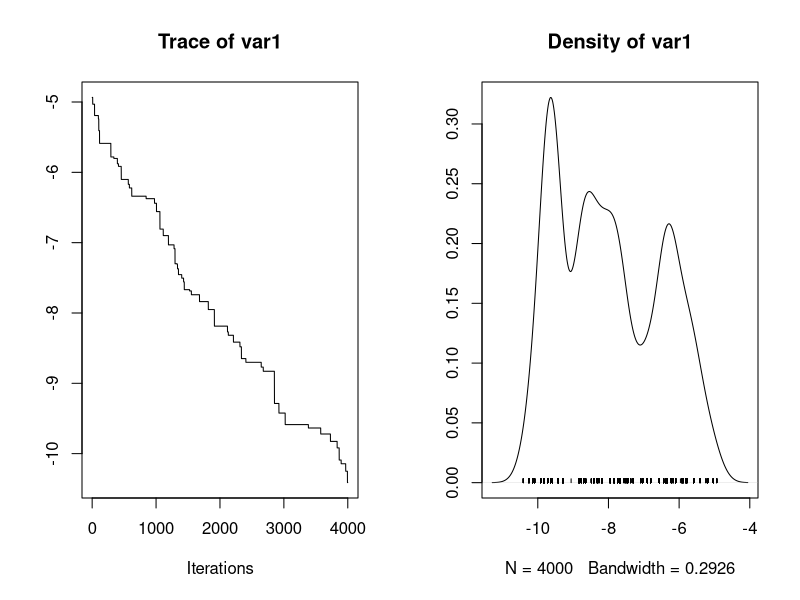
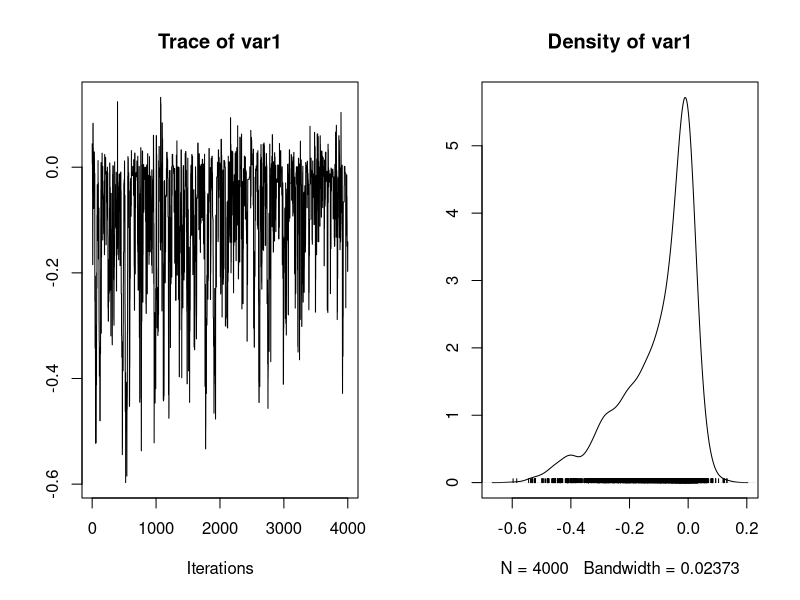
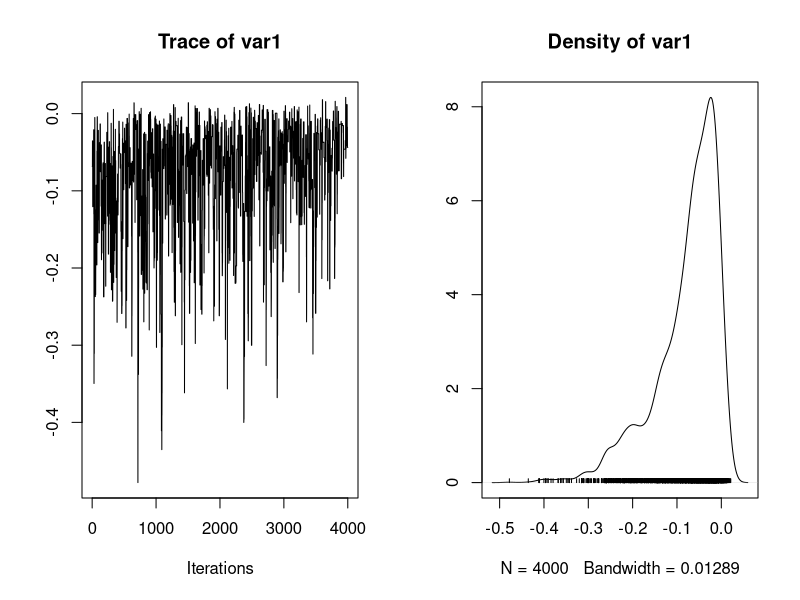
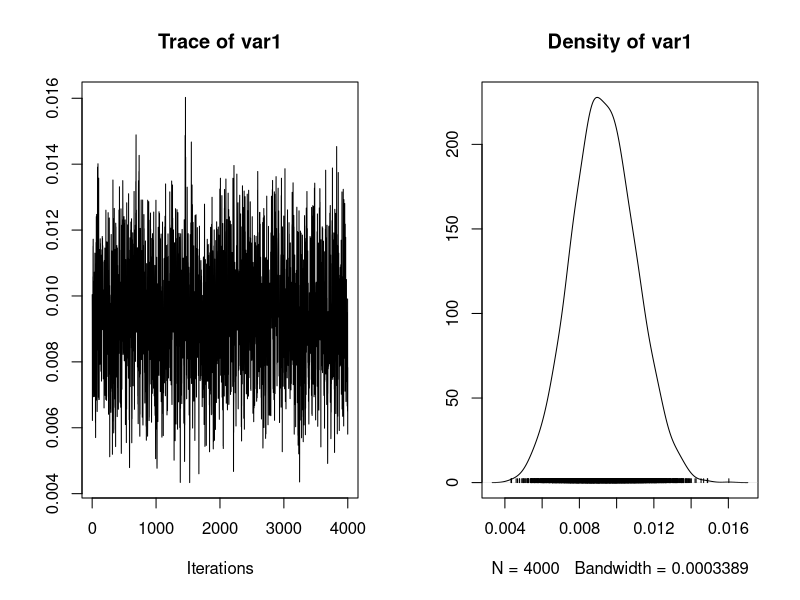

Write the R code that produced these figures, in order.
## ---- chunk 1
Ndoses = 6                                          
Nplates = 3                                         
x = c(0, 10, 33, 100, 333, 1000)
i1 = c(15, 16, 16, 27, 33, 20)
i2 = c(21, 18, 26, 41, 38, 27)
i3 = c(29, 21, 33, 69, 41, 42)
y = structure(c(15, 16, 16, 27, 33, 20, 21, 18, 26, 41, 38, 27, 29, 
                 21, 33, 60, 41, 42), .Dim = c(6, 3))
             
## ---- chunk 2
alpha <- 0
beta <- 0
gamma <- 0
tau <- 0.1
lambda <-structure(c(0, 0, 0, 0, 0, 0, 0, 0, 0, 0, 0, 0, 0, 0, 0, 0, 0, 0), 
                   .Dim = c(6, 3))
## ---- chunk 3
model <- function(Ndoses, Nplates, x, y, alpha, beta, gamma, tau, lambda, 
                  nchain, prop_sd){
  ## Hyperparameters
  alpha.sigma2 <- .000001
  beta.sigma2 <- .000001
  gamma.sigma2 <- .000001
  tau.xi <- .001
  tau.phi <- .001
  
  ## Initialization
  mu <- matrix(NA, nrow = Ndoses, ncol = Nplates)
  mu.candidate <- matrix(NA, nrow = Ndoses, ncol = Nplates)
  chain <- matrix(NA, nrow = nchain + 1, ncol = 4)
  colnames(chain) <- c("alpha", "beta", "gamma", "tau")
  chain[1,] <- c(alpha, beta, gamma, tau)
  
  ## Update
  for(k in 1:nchain){
    
    ## tau update 
    ############################
    tau.rate <- tau.xi + Ndoses*Nplates
    tau.shape <- 1/tau.phi + .5*sum(lambda**2)
    tau <- rgamma(n = 1, rate = tau.rate, shape = tau.shape)
    chain[k + 1, 4] <- tau
    lambda <- structure(rnorm(n = Nplates * Ndoses, mean = 0, sd = sqrt(chain[k + 1, 4])), .Dim = c(Ndoses, Nplates))
    for(j in 1:Ndoses){
      for(i in 1:Nplates){
        mu[j, i] <- exp(chain[k, 1] + chain[k, 2] * log(x[j] + 10) + chain[k, 3] * x[j] + lambda[j, i])
      }
    }
    
    ## alpha beta gamma update
    ##############################
    
    # Metropolis-Hastings for alpha
    alpha.candidate <- rnorm(1, mean = chain[k, 1], sd = prop_sd[1])
    for(j in 1:Ndoses){
      for(i in 1:Nplates){
        mu.candidate[j, i] <- exp(alpha.candidate + chain[k, 2] * log(x[j] + 10) + chain[k, 3] * x[j] + lambda[j, i])
      }
    }
    alpha.top <- alpha.candidate^2 / (-2*alpha.sigma2) + sum(y * log(mu.candidate) - mu.candidate)
    alpha.bottom <- - chain[k, 1]^2 / (-2*alpha.sigma2) + sum(y * log(mu) - mu)
    alpha.ratio <- alpha.top - alpha.bottom
    if(!is.na(alpha.ratio) && log(runif(1)) < alpha.ratio){
      chain[k + 1, 1] <- alpha.candidate
    } else {
      chain[k + 1, 1] <- chain[k, 1]
    }
    for(j in 1:Ndoses){
      for(i in 1:Nplates){
        mu[j, i] <- exp(chain[k+1, 1] + chain[k, 2] * log(x[j] + 10) + chain[k, 3] * x[j] + lambda[j, i])
      }
    }
    
    # Metropolis-Hastings for beta
    beta.candidate <- rnorm(1, mean = chain[k, 2], sd = prop_sd[2])
    for(j in 1:Ndoses){
      for(i in 1:Nplates){
        mu.candidate[j, i] <- exp(chain[k+1,1] + beta.candidate * log(x[j] + 10) + chain[k, 3] * x[j] + lambda[j, i])
      }
    }
    beta.top <- beta.candidate^2 / (-2*beta.sigma2) + sum(y * log(mu.candidate) - mu.candidate)
    beta.bottom <- chain[k, 2]^2 / (-2*beta.sigma2) + sum(y * log(mu) - mu)
    beta.ratio <- beta.top - beta.bottom
    if(!is.na(beta.ratio) && log(runif(1)) < beta.ratio){
      chain[k + 1, 2] <- beta.candidate
    } else {
      chain[k + 1, 2] <- chain[k, 2]
    }
    for(j in 1:Ndoses){
      for(i in 1:Nplates){
        mu[j, i] <- exp(chain[k+1, 1] + chain[k+1, 2] * log(x[j] + 10) + chain[k, 3] * x[j] + lambda[j, i])
      }
    }
    
    # Metropolis-Hastings for gamma
    gamma.candidate <- rnorm(1, mean = chain[k, 3], sd = prop_sd[3])
    for(j in 1:Ndoses){
      for(i in 1:Nplates){
        mu.candidate[j, i] <- exp(chain[k+1, 1] + chain[k+1, 2] * log(x[j] + 10) + gamma.candidate * x[j] + lambda[j, i])
      }
    }
    gamma.top <- gamma.candidate^2 / (-2*gamma.sigma2) + sum(y * log(mu.candidate) - mu.candidate)
    gamma.bottom <- chain[k, 3]^2 / (-2*gamma.sigma2) + sum(y * log(mu) - mu)
    gamma.ratio <- gamma.top - gamma.bottom
    if(!is.na(gamma.ratio) && log(runif(1)) < gamma.ratio){
      chain[k + 1, 3] <- gamma.candidate
    } else {
      chain[k + 1, 3] <- chain[k, 3]
    }
    for(j in 1:Ndoses){
      for(i in 1:Nplates){
        mu[j, i] <- exp(chain[k+1, 1] + chain[k+1, 2] * log(x[j] + 10) + chain[k+1, 3] * x[j] + lambda[j, i])
      }
    }
    
    
  }
  vec <- 1/chain[,4]
  chain.new <- cbind(chain[,1:3],vec)
  colnames(chain.new) <- c("alpha", "beta", "gamma", "sigma")
  return(chain.new)
}
## ---- chunk 4
nchain <- 5000

prop_sd <-  c(0.1,0.1,0.1)
#prop_sd <-  c(0.01,0.01,0.01)
#prop_sd <-  c(1,1,1)
#prop_sd <-  c(2,2,2)
#prop_sd <-  c(15,15,15) #tres mauvais
#prop_sd <- c(1e-6, 1e-6, 1e-6) #tres mauvais
chain <- model(Ndoses, Nplates, x, y, alpha, beta, gamma, tau, lambda, nchain, prop_sd)
## ---- chunk 5
library(coda)
chain.new <- chain[1001:5000,]
plot(mcmc(chain.new[,1]))
plot(mcmc(chain.new[,2]))
plot(mcmc(chain.new[,3]))
plot(mcmc(chain.new[,4]))
## ---- chunk 6
chain <- chain[1001:4001,]
res = data.frame(
  mean = round(apply(chain, 2, mean), 4),
  sd = round(apply(chain, 2, sd), 4)
)
print(res)
## ---- chunk 7
lbda = mean(rnorm(1, 0, 0.009))
lbda
mu = exp(-7.5 -0.09*log(10 + 10) - 0.08*10 + lbda)
mu
y = rpois(1, lbda)
y
